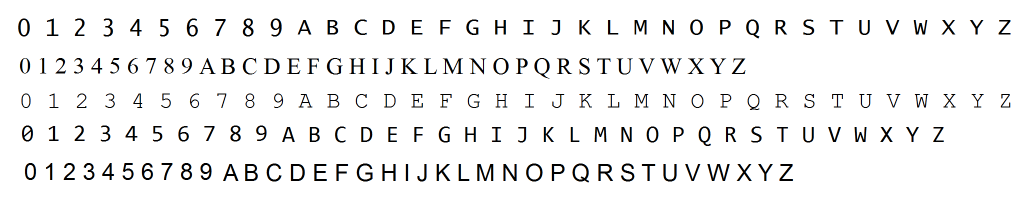
//> input picture training_chars.png, 2048 x 396 px (shown at 1/2 size)
$ ./GenData   (built with g++ and OpenCV 4)
//> lines starting //> are read from the running program, lines starting //| are printed output that depends on the picture; after the words box and inside, x2 and y2 are one past the last pixel; in counts of white or black regions, pixels touching at a corner belong together
// GenData.cpp

#include<opencv2/core/core.hpp>
#include<opencv2/highgui/highgui.hpp>
#include<opencv2/imgproc/imgproc.hpp>
#include<opencv2/ml/ml.hpp>

#include<iostream>
#include<vector>

// global variables ///////////////////////////////////////////////////////////////////////////////
const int MIN_CONTOUR_AREA = 100;

const int RESIZED_IMAGE_WIDTH = 20;
const int RESIZED_IMAGE_HEIGHT = 30;


struct boundingRects_sorter
{
    bool operator ()( const std::vector<cv::Point>& a, const std::vector<cv::Point> & b )
    {
        cv::Rect ra(cv::boundingRect(a));
        cv::Rect rb(cv::boundingRect(b));
        // scale factor for y should be larger than img.width
        return ( (ra.x + 10000*(ra.y / 55 * 55)) < (rb.x + 10000*(rb.y / 55 * 55)));
    }
};

struct boundingRects_sorter_tb
{
    bool operator ()( const std::vector<cv::Point>& a, const std::vector<cv::Point> & b )
    {
        return ( a[0].y  < b[0].y );
    }
};
///////////////////////////////////////////////////////////////////////////////////////////////////
int main() {

    cv::Mat imgTrainingNumbers;         // input image
    cv::Mat imgGrayscale;               //
    cv::Mat imgBlurred;                 // declare various images
    cv::Mat imgThresh;                  //
    cv::Mat imgThreshCopy;              //

    std::vector<std::vector<cv::Point> > contours;        // declare contours vector
    std::vector<std::vector<cv::Point> > boundingRects;

    cv::Mat matClassificationInts;      // these are our training classifications, note we will have to perform some conversions before writing to file later

                                // these are our training images, due to the data types that the KNN object KNearest requires, we have to declare a single Mat,
                                // then append to it as though it's a vector, also we will have to perform some conversions before writing to file later
    cv::Mat matTrainingImagesAsFlattenedFloats;

                                // possible chars we are interested in are digits 0 through 9 and capital letters A through Z, put these in vector intValidChars
    std::vector<int> intValidChars = { '0', '1', '2', '3', '4', '5', '6', '7', '8', '9',
                                       'A', 'B', 'C', 'D', 'E', 'F', 'G', 'H', 'I', 'J',
                                       'K', 'L', 'M', 'N', 'O', 'P', 'Q', 'R', 'S', 'T',
                                       'U', 'V', 'W', 'X', 'Y', 'Z' };

    imgTrainingNumbers = cv::imread("training_chars.png");          // read in training numbers image
//> imgTrainingNumbers is the input picture: 396 rows x 2048 cols, CV_8UC3; mean B, G, R 240.6, 240.5, 240.5

    if (imgTrainingNumbers.empty()) {                               // if unable to open image
        std::cout << "error: image not read from file\n\n";         // show error message on command line
        return(0);                                                  // and exit program
    }

    cv::cvtColor(imgTrainingNumbers, imgGrayscale, CV_BGR2GRAY);        // convert to grayscale

    cv::GaussianBlur(imgGrayscale,              // input image
        imgBlurred,                             // output image
        cv::Size(5, 5),                         // smoothing window width and height in pixels
        0);                                     // sigma value, determines how much the image will be blurred, zero makes function choose the sigma value
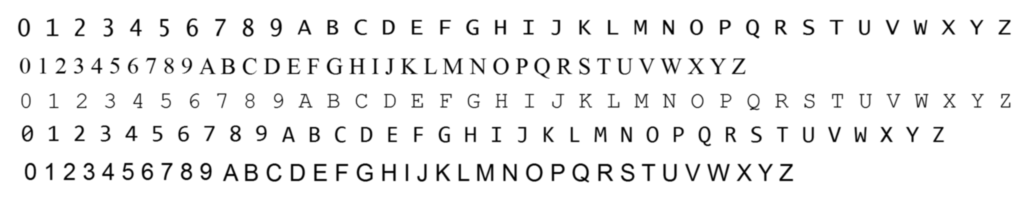
//> imgBlurred: 396 rows x 2048 cols, CV_8UC1 (shown at 1/2 size); min 0, max 255, mean 240.5

                                                // filter image from grayscale to black and white
    cv::adaptiveThreshold(imgBlurred,           // input image
        imgThresh,                              // output image
        255,                                    // make pixels that pass the threshold full white
        cv::ADAPTIVE_THRESH_GAUSSIAN_C,         // use gaussian rather than mean, seems to give better results
        cv::THRESH_BINARY_INV,                  // invert so foreground will be white, background will be black
        11,                                     // size of a pixel neighborhood used to calculate threshold value
        2);                                     // constant subtracted from the mean or weighted mean
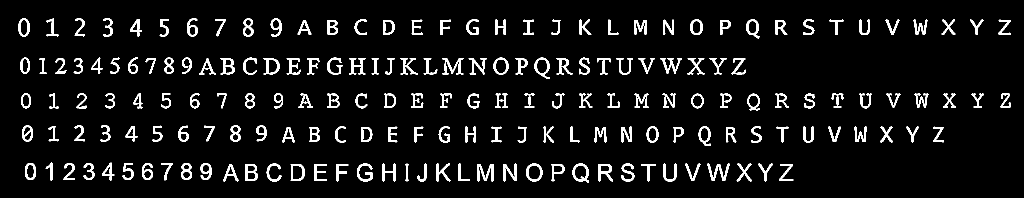
//> imgThresh: 396 rows x 2048 cols, CV_8UC1 (shown at 1/2 size); 6.7% white; 180 white regions

    cv::imshow("imgThresh", imgThresh);         // show threshold image for reference

    imgThreshCopy = imgThresh.clone();          // make a copy of the thresh image, this in necessary b/c findContours modifies the image

    cv::findContours(imgThreshCopy,             // input image, make sure to use a copy since the function will modify this image in the course of finding contours
        contours,                             // output contours
        cv::RETR_EXTERNAL,                      // retrieve the outermost contours only
        cv::CHAIN_APPROX_SIMPLE);               // compress horizontal, vertical, and diagonal segments and leave only their end points
//> contours = 180 contours; largest, box (x1, y1, x2, y2) and area: (1145, 327, 1178, 365) 918, (1052, 327, 1085, 363) 908, (1069, 115, 1100, 158) 817, (581, 328, 610, 362) 805, (987, 115, 1017, 150) 782

       for (size_t i = 0; i < contours.size(); ++i)
    {
        cv::Rect _boundingRect = cv::boundingRect( cv::Mat(contours[i]) );
        std::vector<cv::Point> pts;
        pts.push_back( cv::Point(_boundingRect.x,_boundingRect.y) );
        pts.push_back( cv::Point(_boundingRect.x + _boundingRect.width, _boundingRect.y) );
        pts.push_back( cv::Point(_boundingRect.x + _boundingRect.width, _boundingRect.y + _boundingRect.height) );
        pts.push_back( cv::Point(_boundingRect.x, _boundingRect.y + _boundingRect.height) );
        boundingRects.push_back( pts );
    }
//> after the loop, boundingRects = 180 contours; largest, box (x1, y1, x2, y2) and area: (1414, 327, 1461, 363) 1610, (1320, 116, 1365, 149) 1408, (885, 116, 928, 150) 1386, (1069, 115, 1101, 159) 1333, (1145, 327, 1179, 366) 1254

    sort(boundingRects.begin(), boundingRects.end(), boundingRects_sorter());

    int counter = 0;
    for (size_t i = 0; i < boundingRects.size(); i++) {                           // for each contour
       cv::Rect boundingRect = cv::boundingRect(boundingRects[i]);                // get the bounding rect

            cv::rectangle(imgTrainingNumbers, boundingRect, cv::Scalar(0, 0, 255), 2);      // draw red rectangle around each contour as we ask user for input

            cv::Mat matROI = imgThresh(boundingRect);           // get ROI image of bounding rect

            cv::Mat matROIResized;
            cv::resize(matROI, matROIResized, cv::Size(RESIZED_IMAGE_WIDTH, RESIZED_IMAGE_HEIGHT));     // resize image, this will be more consistent for recognition and storage

            cv::imshow("matROI", matROI);                               // show ROI image for reference
            cv::imshow("matROIResized", matROIResized);                 // show resized ROI image for reference
            cv::imshow("imgTrainingNumbers", imgTrainingNumbers);       // show training numbers image, this will now have red rectangles drawn on it

            int intChar = intValidChars[counter];
            counter++;
            if( counter > 35) counter = 0;
            std::cout << intChar;
            //cv::waitKey(0);           // get key press

            if (intChar == 27) {        // if esc key was pressed
                return(0);              // exit program
            } else if (std::find(intValidChars.begin(), intValidChars.end(), intChar) != intValidChars.end()) {     // else if the char is in the list of chars we are looking for . . .

                matClassificationInts.push_back(intChar);       // append classification char to integer list of chars

                cv::Mat matImageFloat;                          // now add the training image (some conversion is necessary first) . . .
                matROIResized.convertTo(matImageFloat, CV_32FC1);       // convert Mat to float

                cv::Mat matImageFlattenedFloat = matImageFloat.reshape(1, 1);       // flatten

                matTrainingImagesAsFlattenedFloats.push_back(matImageFlattenedFloat);       // add to Mat as though it was a vector, this is necessary due to the
                                                                                            // data types that KNearest.train accepts
            }   // end if67
    }   // end for
//> this loop made 180 passes
//> boundingRect on passes 1 to 3: Rect(37, 37, 24, 37), Rect(93, 37, 26, 37), Rect(149, 37, 22, 37)
//| 4849505152535455
//> (output is shown up to pass 8 of 180)
//> pass 1, `cv::Mat matROI = imgThresh(boundingRect);`:
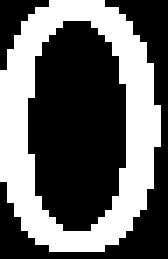
//> matROI: 37 rows x 24 cols, CV_8UC1 (shown 7 times larger); 39.4% white; 1 white region, box (x1, y1, x2, y2) and area: (0, 0, 23, 36) 350
//> pass 1, `cv::resize(matROI, matROIResized, cv::Size(RESIZED_IMAGE_WIDTH, RESIZE..`:
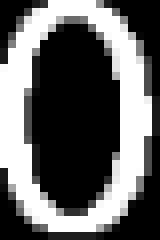
//> matROIResized: 30 rows x 20 cols, CV_8UC1 (shown 8 times larger); min 0, max 255, mean 99.5
//> after the loop:
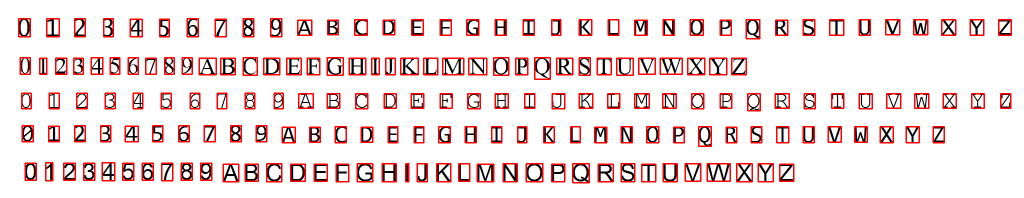
//> imgTrainingNumbers: 396 rows x 2048 cols, CV_8UC3 (shown at 1/2 size); 7.52% of pixels changed, all inside (x1, y1, x2, y2) = (36, 36, 2024, 367)
//> after the loop:
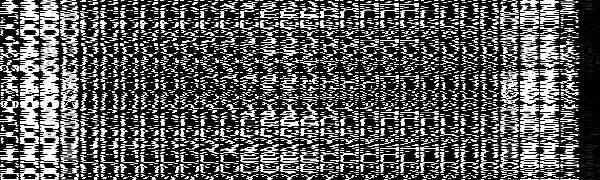
//> matTrainingImagesAsFlattenedFloats: 180 rows x 600 cols, CV_32FC1; min 0, max 255, mean 89.6
//> after the loop, counter = 0; matClassificationInts = 180 values, max 90 at index 35, min 48 at index 0, mean 70.56

    std::cout << "training complete\n\n";

                // save classifications to file ///////////////////////////////////////////////////////

    cv::FileStorage fsClassifications("classifications.xml", cv::FileStorage::WRITE);           // open the classifications file

    if (fsClassifications.isOpened() == false) {                                                        // if the file was not opened successfully
        std::cout << "error, unable to open training classifications file, exiting program\n\n";        // show error message
        return(0);                                                                                      // and exit program
    }

    fsClassifications << "classifications" << matClassificationInts;        // write classifications into classifications section of classifications file
    fsClassifications.release();                                            // close the classifications file

                // save training images to file ///////////////////////////////////////////////////////

    cv::FileStorage fsTrainingImages("images.xml", cv::FileStorage::WRITE);         // open the training images file

    if (fsTrainingImages.isOpened() == false) {                                                 // if the file was not opened successfully
        std::cout << "error, unable to open training images file, exiting program\n\n";         // show error message
        return(0);                                                                              // and exit program
    }

    fsTrainingImages << "images" << matTrainingImagesAsFlattenedFloats;         // write training images into images section of images file
    fsTrainingImages.release();                                                 // close the training images file

    return(0);
}
